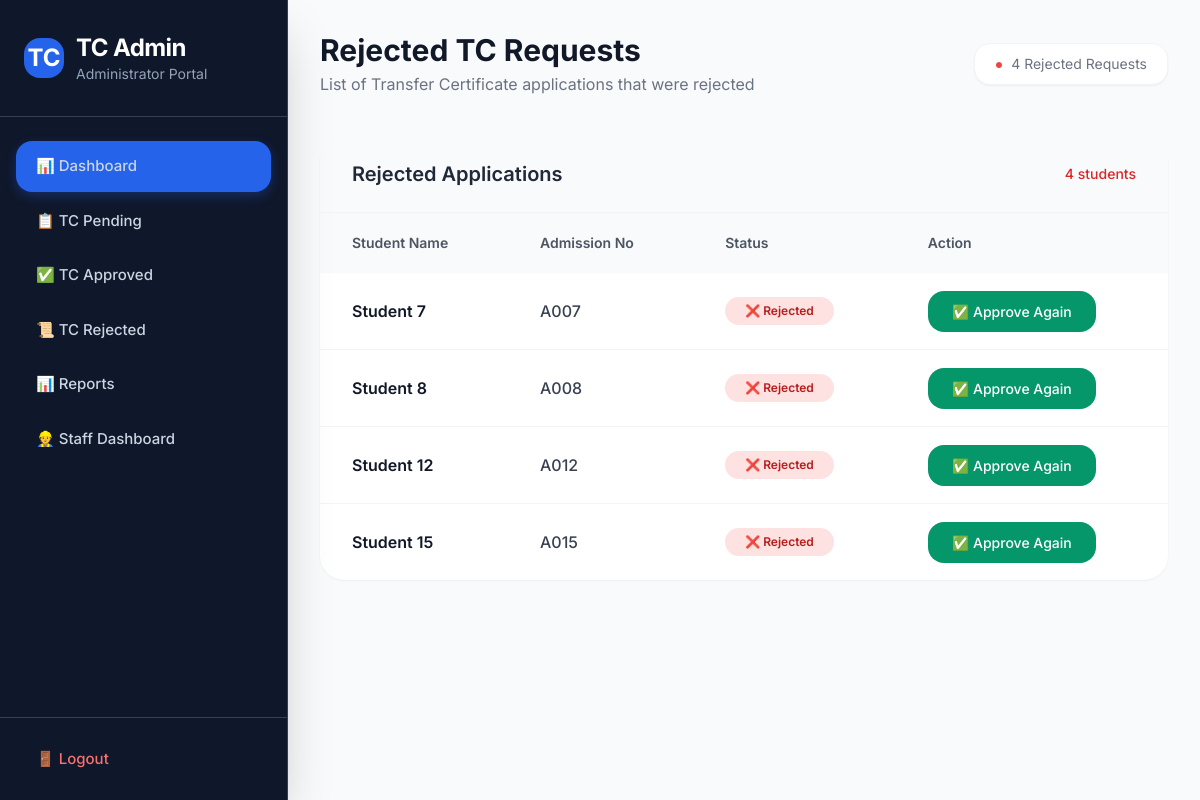
The app's page /rejected/ with its own data.
### tc_app/models.py (models this page shows, shortened)
class Student(models.Model):
    user = models.ForeignKey(settings.AUTH_USER_MODEL, on_delete=models.CASCADE,null=True,blank=True)
    STATUS_CHOICES = (
        ('pending', 'Pending'),
        ('approved', 'Approved'),
        ('rejected', 'Rejected'),
    )
    status = models.CharField(max_length=10, choices=STATUS_CHOICES, default='pending')
    serial_no = models.CharField(max_length=20)
    admission_no = models.CharField(max_length=20)
    name = models.CharField(max_length=100)
    father_name = models.CharField(max_length=100)
    nationality = models.CharField(max_length=50)
    religion_caste = models.CharField(max_length=100)
    community = models.CharField(max_length=20)
    sex = models.CharField(max_length=10)
    dob = models.CharField(max_length=50)
    admission_date = models.CharField(max_length=50)
    identification_mark1 = models.CharField(max_length=100)
    identification_mark2 = models.CharField(max_length=100)
    branch_sem = models.CharField(max_length=100)
    promotion = models.CharField(max_length=50)
    fees_paid = models.CharField(max_length=50)
    scholarship = models.CharField(max_length=50)
    medium = models.CharField(max_length=50)
    conduct = models.CharField(max_length=50)
    tc_issue_date = models.CharField(max_length=50)
    leaving_date = models.CharField(max_length=50)
    declaration_date = models.CharField(max_length=50)

### tc_app/views.py (the view)
# urls.py: path('rejected/', views.rejected,name="rejected"),
def rejected(request):
    students = Student.objects.all()
    rejected_count = students.filter(status='rejected').count()
    rejected=Student.objects.filter(status='rejected')
    return render(request,'rejected.html',{'rejected':rejected,'rejected_count':rejected_count})

### tc_app/templates/rejected.html (shortened to what this page needs)
{% extends 'base.html' %}
{% block content %}
<div class="p-8">
    <div class="flex justify-between items-center mb-10">
        <div>
            <h1 class="text-3xl font-bold text-gray-900">Rejected TC Requests</h1>
            <p class="text-gray-500 mt-1">List of Transfer Certificate applications that were rejected</p>
        </div>
        <div class="text-sm text-gray-500 bg-white px-5 py-2.5 rounded-2xl shadow-sm border border-gray-100 flex items-center gap-2">
            <span class="text-red-500">●</span>
            {{ rejected|length }} Rejected Requests
        </div>
    </div>
    <div class="bg-white rounded-3xl shadow-sm overflow-hidden">
        <div class="px-8 py-6 border-b border-gray-100 bg-gray-50 flex justify-between items-center">
            <h2 class="font-semibold text-xl text-gray-800">Rejected Applications</h2>
            <span class="text-red-600 text-sm font-medium">{{ rejected|length }} students</span>
        </div>
        <div class="overflow-x-auto">
            <table class="w-full">
                <thead>
                    <tr class="bg-gray-50">
                        <th class="px-8 py-5 text-left text-sm font-semibold text-gray-600">Student Name</th>
                        <th class="px-8 py-5 text-left text-sm font-semibold text-gray-600">Admission No</th>
                        <th class="px-8 py-5 text-left text-sm font-semibold text-gray-600">Status</th>
                        <th class="px-8 py-5 text-left text-sm font-semibold text-gray-600">Action</th>
                    </tr>
                </thead>
                <tbody class="divide-y divide-gray-100">
                    {% for student in rejected %}
                    <tr class="hover:bg-gray-50 transition-all duration-200">
                        <td class="px-8 py-6">
                            <div class="font-semibold text-gray-900">{{ student.name }}</div>
                        </td>
                        <td class="px-8 py-6 text-gray-700 font-medium">{{ student.admission_no }}</td>
                        <td class="px-8 py-6">
                            <span class="inline-flex items-center px-5 py-1.5 rounded-full text-xs font-semibold bg-red-100 text-red-700">
                                ❌ Rejected
                            </span>
                        </td>
                        <td class="px-8 py-6">
                            {% if student.status == 'rejected' %}
                                <a href="/approve/{{ student.id }}/"
                                   onclick="return confirm('Are you sure you want to approve this rejected request?')"
                                   class="bg-emerald-600 hover:bg-emerald-700 text-white px-6 py-3 rounded-2xl text-sm font-medium transition-all">
                                    ✅ Approve Again
                                </a>
                            {% else %}
                                <span class="text-emerald-600 font-semibold">✓ Processed</span>
                            {% endif %}
                        </td>
                    </tr>
                    {% endfor %}
                </tbody>
            </table>
        </div>
    </div>
    <div class="h-12"></div>
</div>
{% endblock %}

### tc_app/templates/base.html (style rules this page uses)
body { font-family: 'Inter', sans-serif; }

### records on screen
Student: name "Student 7", admission_no "A007"
Student: name "Student 8", admission_no "A008"
Student: name "Student 12", admission_no "A012"
Student: name "Student 15", admission_no "A015"

### other values on screen
{{ rejected|length }} "4"
